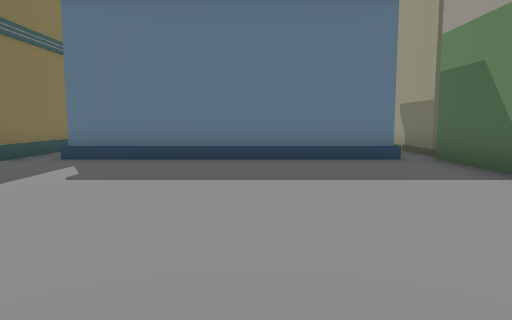
View 1 (above)

24 first-person views from a walk through a 3-D level made in the Unity game engine. The camera is 1.5 m above the floor, tilts 6° down and sees 70° across. The floor is counted in squares, 2 m on a side. Each view is taken from the middle of a square. On the plan, view 1 faces up. The plan holds only what a view shows up to about 11 squares ahead; the rest is blank. The place goes on beyond the plan. Some animated figures are not drawn.

View 2
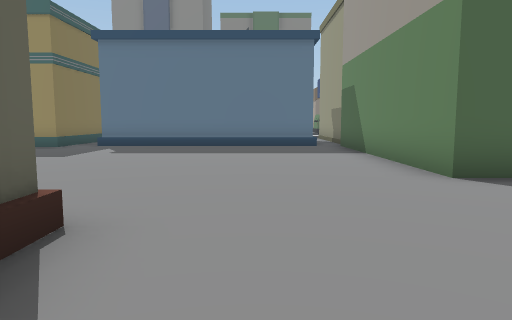

View 3
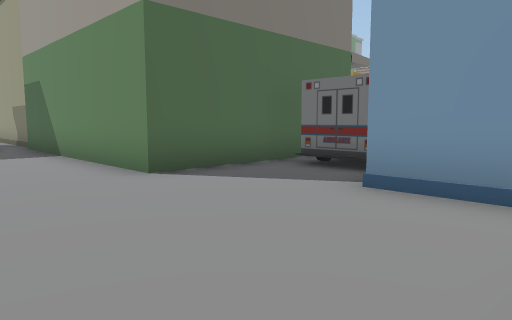

View 4
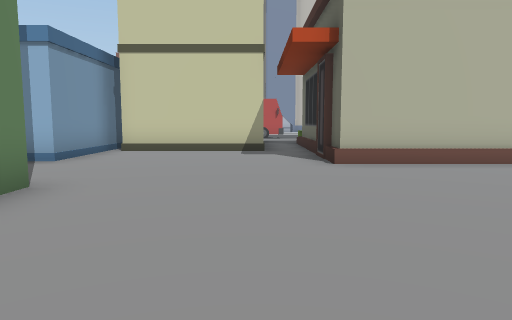

View 5
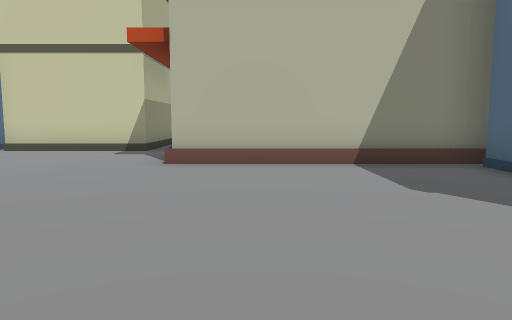

View 6
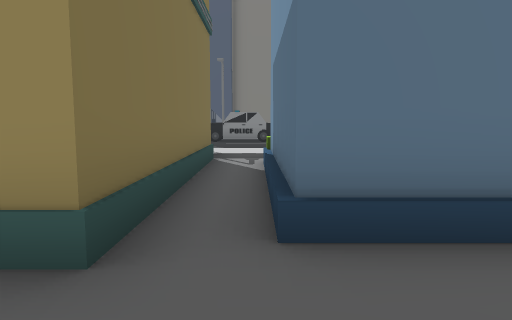

View 7
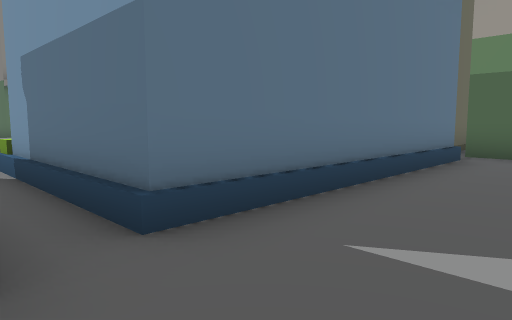

View 8
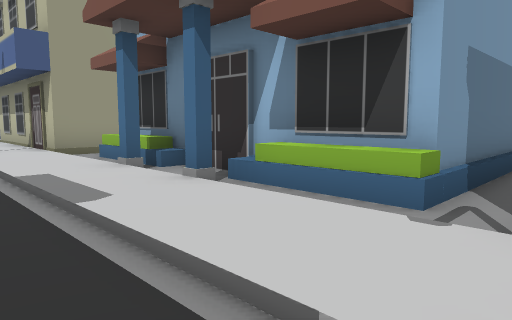

View 9
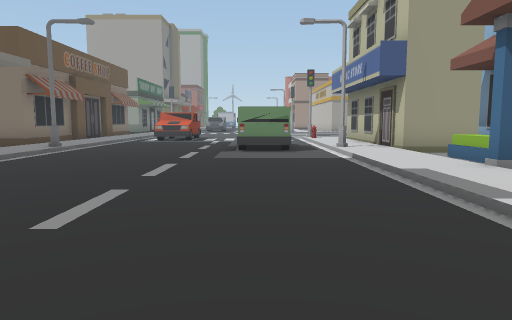

View 10
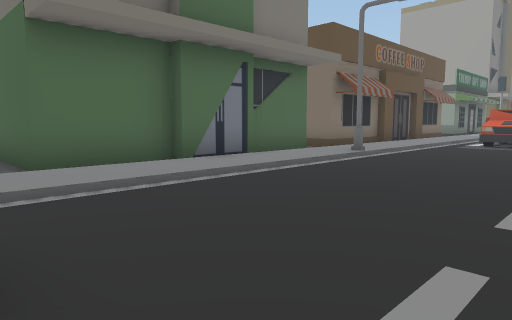

View 11
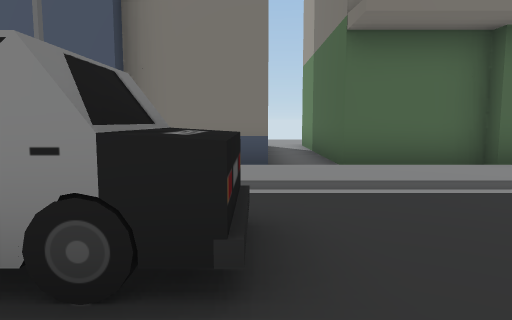

View 12
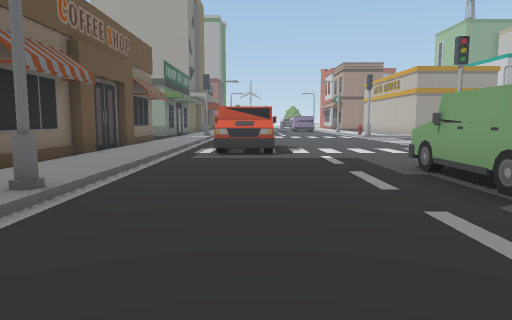

View 13
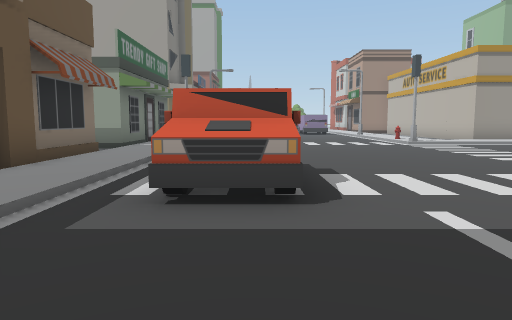

View 14
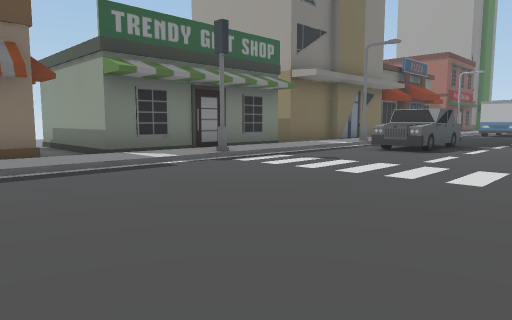

View 15
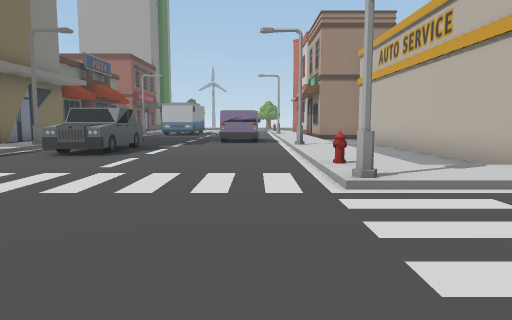

View 16
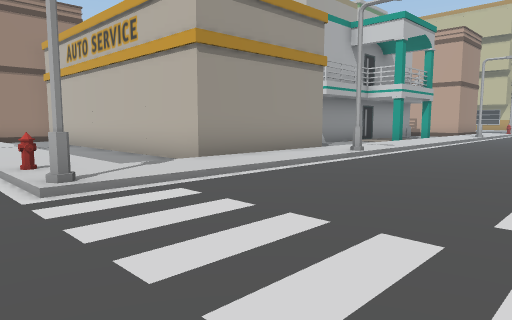

View 17
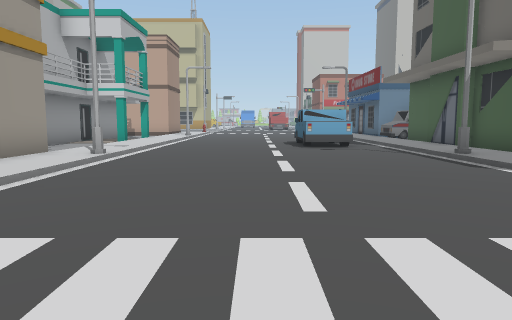

View 18
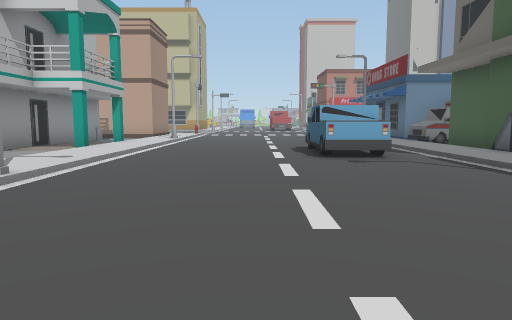

View 19
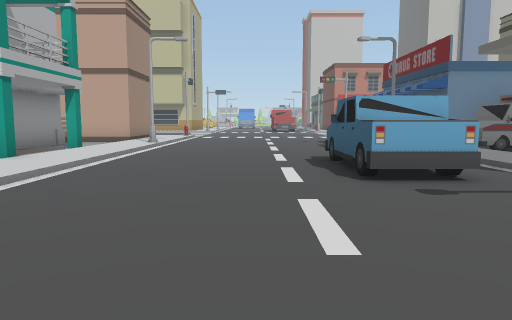

View 20
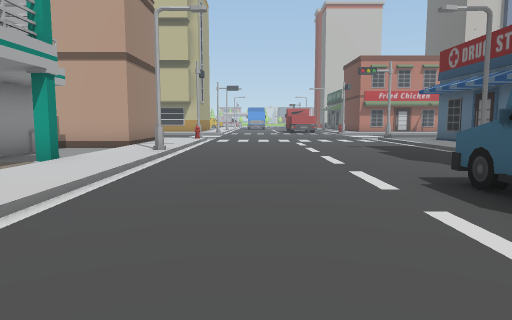

View 21
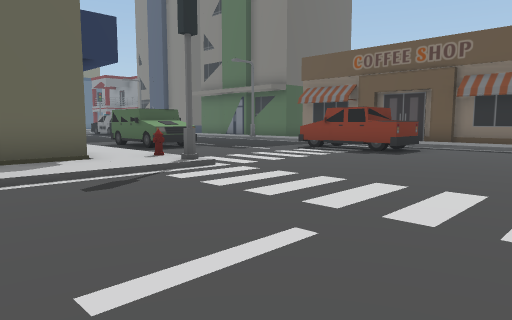

View 22
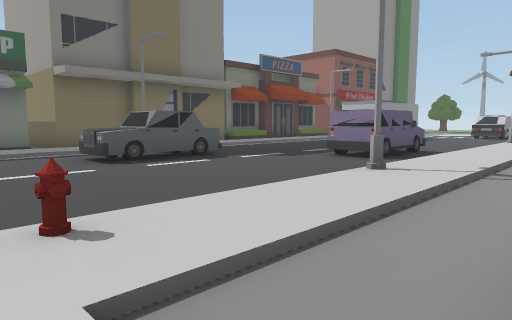

View 23
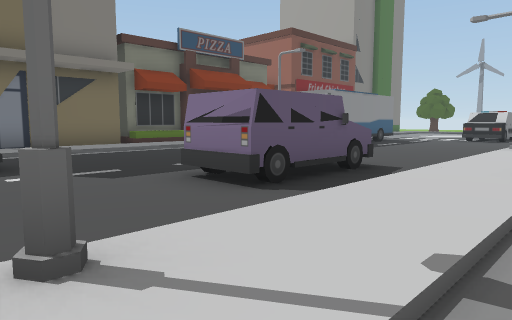

View 24
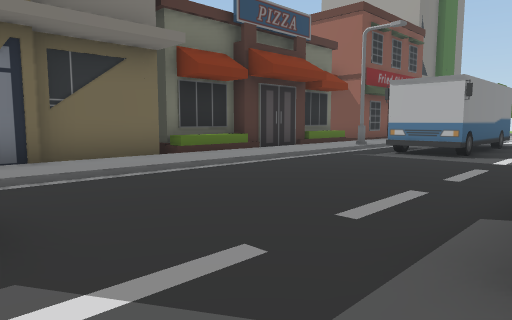

### Floor plan
Key: @ floor where view 1 was taken; # wall or solid block; . main floor; : floor 0.25 m higher than the main floor; / step, stairs or slope; B building; S streetlight; T truck; C car; H hydrant; O other object.
Columns run from 5 left of view 1 to 36 right of it. Each row starts with its distance up from view 1.
 27    .B                /#
 26    .B                /#
 25    .B                /#
 24    .B      #         /#     B
 23 BBB.BBBBBBB##########/######BBBBBBBBBBBB
 22   :::::::::::::::::::::::::::::::::::::::
 21 S ////////S////////////#/////S /////////S
 20 C ............TTTT..........C..........O
 19 CCC...........TTTT.........CCCC........OOO
 18  .........................................
 17  .......................................
 16 .........OOOO...................O   .....
 15 ..........OOO...................OOO.......
 14  /////////S////H/......#/H///S//////////S/
 13 :///::///:::::::/....../::::::::::::::
 12 #///..///######:/....../:........
 11 #/BBBBBBB#    #:/....../:BBBBBBB
 10 #/B      #      /....../:B
  9 #/B      #      /....../:B
  8 #/BBBBBBB###   :/......S:B
  7 #////////B    B:S....../:B
  6 .........B    B:/....../:
  5 .........B    B:/....../:..
  4  ........B    B:/TT..../:..
  3  ........B    B:/ T..../:..#
  2  ........B    B:/ T..../:#.#
  1 .........BBBBBB:/ ...../:..#
  0 .....@.....OO O:  ...../:#.#
 -1 ...........O OO  ....../:..#
 -2 BBBBB.....#   #  ....../:..#
 -3     B.....#   # S......S:..#
 -4     B.....#   # /....../:..
 -5     B.BBBB#   #:/....../:###
 -6     B.B   #

Where each view was taken, in squares from view 1:
view 1: 0 up, 0 right, facing up
view 2: 4 down, 1 right, facing up
view 3: 4 down, 1 right, facing up-right
view 4: 5 up, 1 right, facing down
view 5: 5 up, 2 left, facing down
view 6: 5 up, 4 left, facing up
view 7: 5 up, 5 left, facing up-right
view 8: 15 up, 5 left, facing down-right
view 9: 16 up, 5 left, facing right
view 10: 17 up, 3 left, facing up-right
view 11: 17 up, 3 left, facing up
view 12: 19 up, 1 right, facing right
view 13: 19 up, 6 right, facing right
view 14: 15 up, 13 right, facing up-right
view 15: 15 up, 14 right, facing right
view 16: 15 up, 14 right, facing down-right
view 17: 15 up, 15 right, facing down
view 18: 12 up, 15 right, facing down
view 19: 9 up, 15 right, facing down
view 20: 6 up, 16 right, facing down
view 21: 10 up, 16 right, facing up-left
view 22: 11 up, 19 right, facing up-right
view 23: 12 up, 24 right, facing up-right
view 24: 16 up, 25 right, facing up-right
